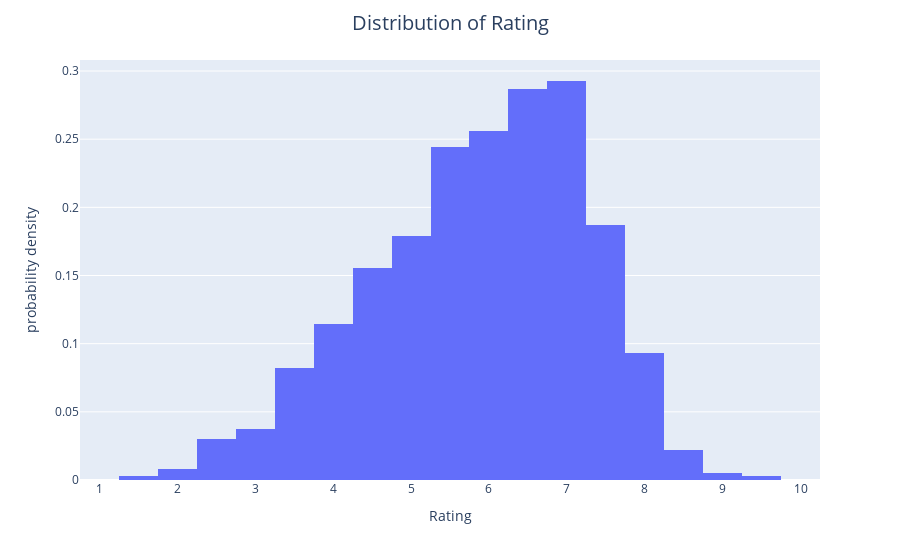

Notebook code cell kept with this figure:
### Code cell
rating_fig=px.histogram(df,x='Rating',histnorm='probability density',nbins=40)
rating_fig.update_layout(title='Distribution of Rating',title_x=0.5,title_pad=dict(t=20),title_font=dict(size=20),xaxis_title='Rating',yaxis_title='probability density')
rating_fig.show()

### Figure 1 — Plotly figure (JSON) as saved in the notebook; plotly's stock layout.template omitted (floating-point values rounded to 4 significant figures; data arrays with more than 128 entries replaced by an {"elided": "..."} marker saying what was removed)
{"data": [{"alignmentgroup": "True", "bingroup": "x", "histnorm": "probability density", "hovertemplate": "Rating=%{x}<br>probability density=%{y}<extra></extra>", "legendgroup": "", "marker": {"color": "#636efa", "pattern": {"shape": ""}}, "name": "", "nbinsx": 40, "offsetgroup": "", "orientation": "v", "showlegend": false, "type": "histogram", "x": {"elided": "11979 float values"}, "xaxis": "x", "yaxis": "y"}], "layout": {"autosize": true, "barmode": "relative", "legend": {"tracegroupgap": 0}, "margin": {"t": 60}, "title": {"font": {"size": 20}, "pad": {"t": 20}, "text": "Distribution of Rating", "x": 0.5}, "xaxis": {"anchor": "y", "autorange": true, "domain": [0, 1], "range": [0.75, 10.25], "title": {"text": "Rating"}, "type": "linear"}, "yaxis": {"anchor": "x", "autorange": true, "domain": [0, 1], "range": [0, 0.3081], "title": {"text": "probability density"}}}}
